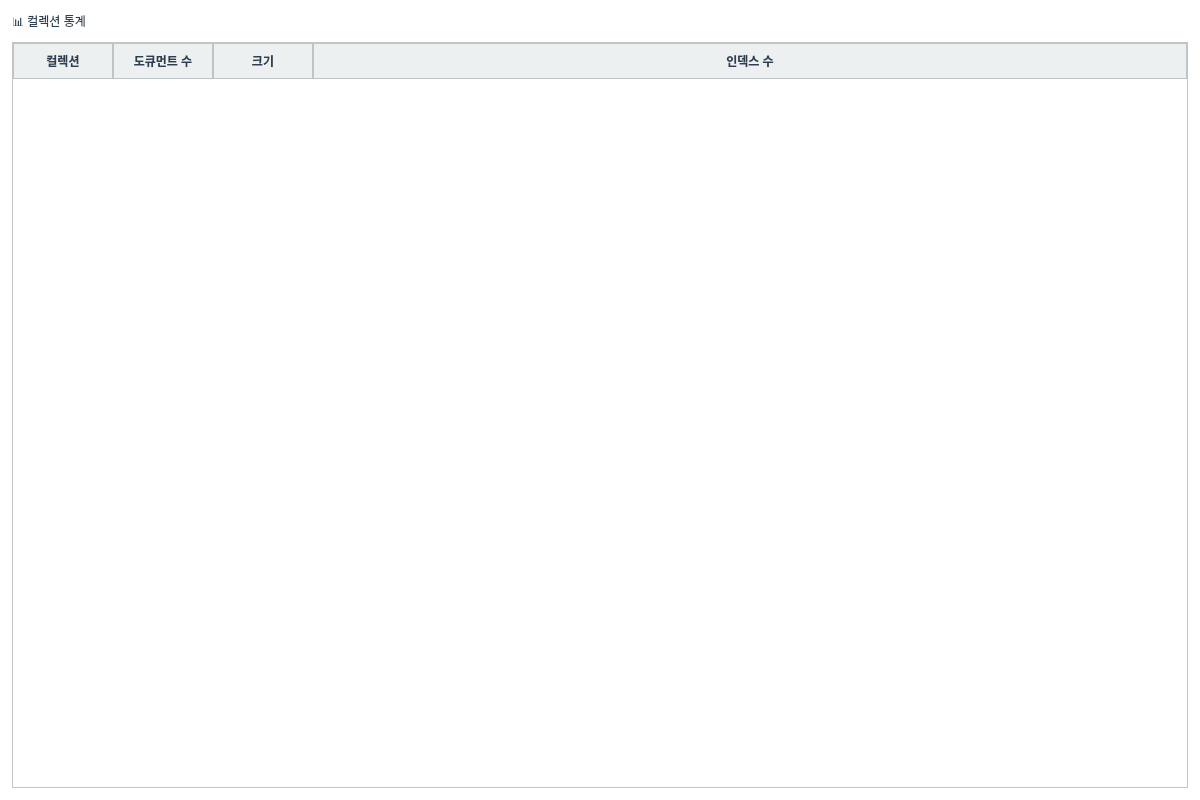
<?xml version="1.0" encoding="UTF-8"?>
<ui version="4.0">
 <class>OverviewTab</class>
 <widget class="QWidget" name="OverviewTab">
  <property name="geometry">
   <rect>
    <x>0</x>
    <y>0</y>
    <width>1200</width>
    <height>800</height>
   </rect>
  </property>
  <property name="windowTitle">
   <string>컬렉션 통계</string>
  </property>
  <property name="styleSheet">
   <string notr="true">QWidget {
    background-color: #FFFFFF;
    color: #2C3E50;
    font-family: &quot;맑은 고딕&quot;;
    font-size: 9pt;
}

QTabWidget::pane {
    border: 1px solid #BDC3C7;
    background-color: #FFFFFF;
}

QTabBar::tab {
    background-color: #ECF0F1;
    color: #2C3E50;
    padding: 8px 16px;
    margin-right: 2px;
    border: 1px solid #BDC3C7;
    border-bottom: none;
    border-top-left-radius: 4px;
    border-top-right-radius: 4px;
}

QTabBar::tab:selected {
    background-color: #3498DB;
    color: #FFFFFF;
    font-weight: bold;
}

QTabBar::tab:hover {
    background-color: #D5DBDB;
}

QTableWidget {
    gridline-color: #BDC3C7;
    background-color: #FFFFFF;
    alternate-background-color: #F8F9FA;
    selection-background-color: #3498DB;
    selection-color: #FFFFFF;
}

QTableWidget::item {
    padding: 4px;
    border: none;
}

QHeaderView::section {
    background-color: #ECF0F1;
    color: #2C3E50;
    padding: 6px;
    border: 1px solid #BDC3C7;
    font-weight: bold;
}

QLineEdit, QTextEdit, QPlainTextEdit {
    background-color: #FFFFFF;
    border: 1px solid #BDC3C7;
    border-radius: 3px;
    padding: 4px;
    color: #2C3E50;
}

QLineEdit:focus, QTextEdit:focus, QPlainTextEdit:focus {
    border: 2px solid #3498DB;
}

QPushButton {
    background-color: #3498DB;
    color: #FFFFFF;
    border: none;
    border-radius: 4px;
    padding: 6px 12px;
    font-weight: bold;
}

QPushButton:hover {
    background-color: #2980B9;
}

QPushButton:pressed {
    background-color: #1F618D;
}

QPushButton:disabled {
    background-color: #BDC3C7;
    color: #7F8C8D;
}

QLabel {
    color: #2C3E50;
    background-color: transparent;
}

QGroupBox {
    border: 2px solid #BDC3C7;
    border-radius: 5px;
    margin-top: 10px;
    padding-top: 10px;
    background-color: #F8F9FA;
}

QGroupBox::title {
    subcontrol-origin: margin;
    subcontrol-position: top left;
    padding: 0 5px;
    color: #2C3E50;
    font-weight: bold;
}

QProgressBar {
    border: 1px solid #BDC3C7;
    border-radius: 3px;
    text-align: center;
    background-color: #ECF0F1;
}

QProgressBar::chunk {
    background-color: #3498DB;
}</string>
  </property>
  <layout class="QVBoxLayout" name="verticalLayout">
   <property name="spacing">
    <number>8</number>
   </property>
   <property name="leftMargin">
    <number>12</number>
   </property>
   <property name="topMargin">
    <number>12</number>
   </property>
   <property name="rightMargin">
    <number>12</number>
   </property>
   <property name="bottomMargin">
    <number>12</number>
   </property>
   <item>
    <widget class="QLabel" name="label_title">
     <property name="text">
      <string>📊 컬렉션 통계</string>
     </property>
     <property name="styleSheet">
   <string notr="true">QWidget {
    background-color: #FFFFFF;
    color: #2C3E50;
    font-family: &quot;맑은 고딕&quot;;
    font-size: 9pt;
}

QTabWidget::pane {
    border: 1px solid #BDC3C7;
    background-color: #FFFFFF;
}

QTabBar::tab {
    background-color: #ECF0F1;
    color: #2C3E50;
    padding: 8px 16px;
    margin-right: 2px;
    border: 1px solid #BDC3C7;
    border-bottom: none;
    border-top-left-radius: 4px;
    border-top-right-radius: 4px;
}

QTabBar::tab:selected {
    background-color: #3498DB;
    color: #FFFFFF;
    font-weight: bold;
}

QTabBar::tab:hover {
    background-color: #D5DBDB;
}

QTableWidget {
    gridline-color: #BDC3C7;
    background-color: #FFFFFF;
    alternate-background-color: #F8F9FA;
    selection-background-color: #3498DB;
    selection-color: #FFFFFF;
}

QTableWidget::item {
    padding: 4px;
    border: none;
}

QHeaderView::section {
    background-color: #ECF0F1;
    color: #2C3E50;
    padding: 6px;
    border: 1px solid #BDC3C7;
    font-weight: bold;
}

QLineEdit, QTextEdit, QPlainTextEdit {
    background-color: #FFFFFF;
    border: 1px solid #BDC3C7;
    border-radius: 3px;
    padding: 4px;
    color: #2C3E50;
}

QLineEdit:focus, QTextEdit:focus, QPlainTextEdit:focus {
    border: 2px solid #3498DB;
}

QPushButton {
    background-color: #3498DB;
    color: #FFFFFF;
    border: none;
    border-radius: 4px;
    padding: 6px 12px;
    font-weight: bold;
}

QPushButton:hover {
    background-color: #2980B9;
}

QPushButton:pressed {
    background-color: #1F618D;
}

QPushButton:disabled {
    background-color: #BDC3C7;
    color: #7F8C8D;
}

QLabel {
    color: #2C3E50;
    background-color: transparent;
}

QGroupBox {
    border: 2px solid #BDC3C7;
    border-radius: 5px;
    margin-top: 10px;
    padding-top: 10px;
    background-color: #F8F9FA;
}

QGroupBox::title {
    subcontrol-origin: margin;
    subcontrol-position: top left;
    padding: 0 5px;
    color: #2C3E50;
    font-weight: bold;
}

QProgressBar {
    border: 1px solid #BDC3C7;
    border-radius: 3px;
    text-align: center;
    background-color: #ECF0F1;
}

QProgressBar::chunk {
    background-color: #3498DB;
}</string>
  </property>
    </widget>
   </item>
   <item>
    <widget class="QTableWidget" name="table_collections">
     <property name="alternatingRowColors">
      <bool>true</bool>
     </property>
     <property name="selectionBehavior">
      <enum>QAbstractItemView::SelectRows</enum>
     </property>
     <property name="columnCount">
      <number>4</number>
     </property>
     <attribute name="horizontalHeaderStretchLastSection">
      <bool>true</bool>
     </attribute>
     <column>
      <property name="text">
       <string>컬렉션</string>
      </property>
     </column>
     <column>
      <property name="text">
       <string>도큐먼트 수</string>
      </property>
     </column>
     <column>
      <property name="text">
       <string>크기</string>
      </property>
     </column>
     <column>
      <property name="text">
       <string>인덱스 수</string>
      </property>
     </column>
    </widget>
   </item>
  </layout>
 </widget>
 <resources/>
 <connections/>
</ui>
